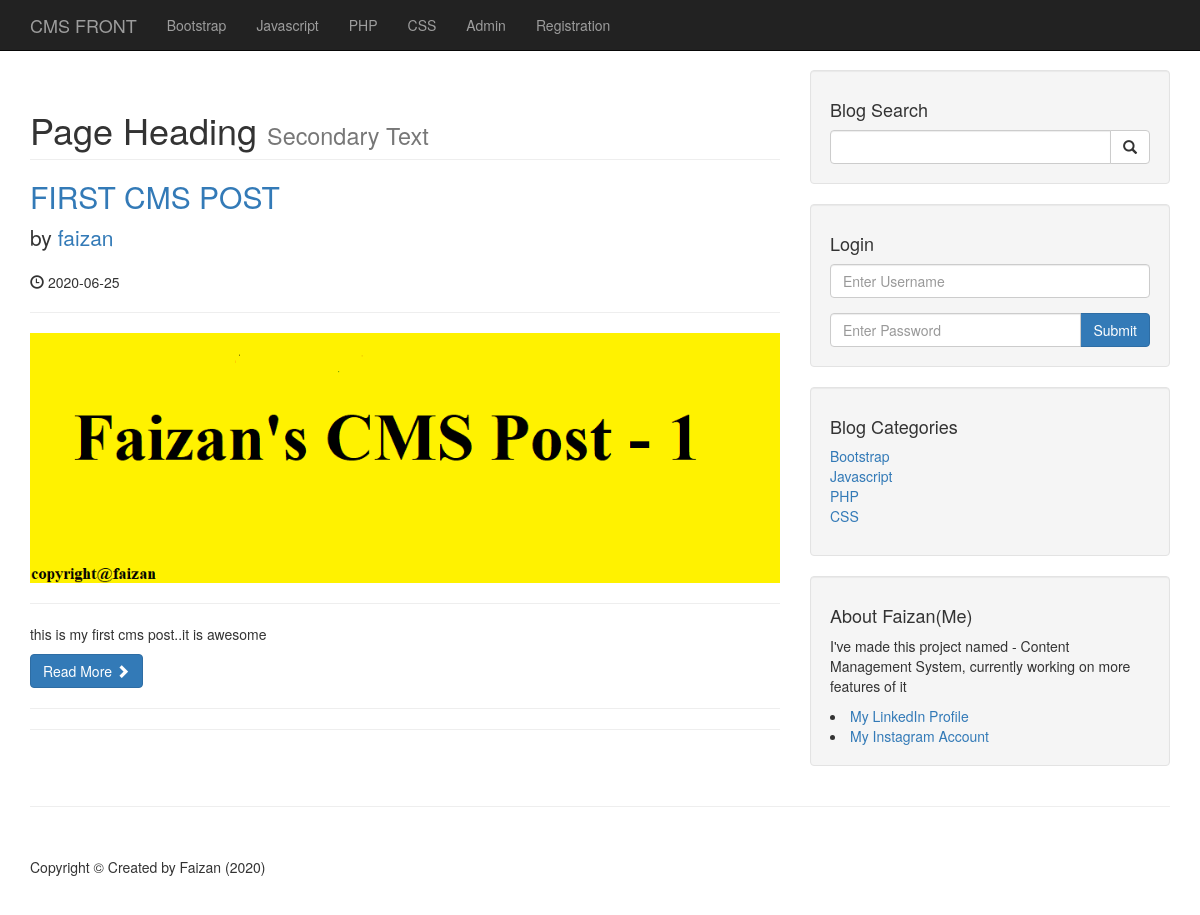
The app's page /category.php?category=3 with its own data.
### tables this page shows
CREATE TABLE `categories` (
  `cat_id` int(4) NOT NULL,
  `cat_title` varchar(255) NOT NULL
);

CREATE TABLE `posts` (
  `post_id` int(4) NOT NULL,
  `post_category_id` int(4) NOT NULL,
  `post_title` varchar(255) NOT NULL,
  `post_author` varchar(255) NOT NULL,
  `post_date` date NOT NULL,
  `post_image` text NOT NULL,
  `post_content` text NOT NULL,
  `post_tags` varchar(255) NOT NULL,
  `post_comment_count` int(11) NOT NULL,
  `post_status` varchar(255) NOT NULL DEFAULT 'draft'
);

### category.php (the view, shortened to what this page needs)
<?php include "all_includes/header.php" ?>
    <?php include "all_includes/navigation.php" ?>
    <div class="container">
        <div class="row">
            <div class="col-md-8">
<?php
if(isset($_GET['category']))
{
    $post_category_id = $_GET['category'];
}
$query="select * from posts where post_category_id = $post_category_id";
$select_posts=mysqli_query($connection,$query);
while ($row=mysqli_fetch_assoc($select_posts))
{
    $post_id=$row['post_id'];
    $post_title=$row['post_title'];
    $post_author=$row['post_author'];
    $post_date=$row['post_date'];
    $post_image=$row['post_image'];
    $post_content=substr($row['post_content'],0,100);
?>
                <h1 class="page-header">
                    Page Heading
                    <small>Secondary Text</small>
                </h1>
                <h2>
                    <a href="post.php?p_id= <?php echo $post_id; ?>"> <?php echo $post_title; ?></a>
                </h2>
                <p class="lead">
                    by <a href="index.php"><?php echo $post_author; ?></a>
                </p>
                <p><span class="glyphicon glyphicon-time"></span> <?php echo $post_date; ?></p>
                <hr>
                <img class="img-responsive"
                src="all_includes/images/<?php echo $post_image;?>"
                 alt='image'>
                <hr>
                <p><?php echo $post_content; ?></p>
                <a class="btn btn-primary" href="#">Read More <span class="glyphicon glyphicon-chevron-right"></span></a>
                <hr>
                <hr>
<?php } ?>
            </div>
            <?php include "all_includes/sidebar.php" ?>
        </div>
        <hr>
 <?php include "all_includes/footer.php" ?>

### all_includes/navigation.php (shortened to what this page needs)
   <nav class="navbar navbar-inverse navbar-fixed-top" role="navigation">
        <div class="container">
            <div class="navbar-header">
                <a class="navbar-brand"
                href="index.php"> CMS FRONT </a>
            </div>
            <div class="collapse navbar-collapse" id="bs-example-navbar-collapse-1">
                <ul class="nav navbar-nav">
 <?php
$query="select * from categories";
$select_categories=mysqli_query($connection,$query);
while($row=mysqli_fetch_assoc($select_categories))
{
    $cat_title=$row['cat_title'];
    echo "<li><a href='#'>{$cat_title}</a></li>";
}
?>
                    <li>
                        <a href="admin">Admin</a>
                    </li>
                     <li>
                        <a href="registration.php">Registration</a>
                    </li>
                </ul>
            </div>
        </div>
    </nav>

### all_includes/sidebar.php
 <div class="col-md-4">
                <div class="well">
                    <h4>Blog Search</h4>
                    <form action="search.php" method="post">
                    <div class="input-group">
                        <input name="search" type="text" class="form-control">
                        <span class="input-group-btn">
                            <button name="submit" class="btn btn-default" type="submit">
                                <span class="glyphicon glyphicon-search"></span>
                        </button>
                        </span>
                    </div>
                </form>
                </div>
<div class="well">
<h4>Login</h4>
     <form action="all_includes/login.php" method="post">
      <div class="form-group">
      <input name="username" type="text"
          class="form-control" placeholder="Enter Username">
</div>
<div class="input-group">
      <input name="password" type="password"
          class="form-control" placeholder="Enter Password">
          <span class="input-group-btn">
            <button class="btn btn-primary" name="login" type ="submit">
                Submit
            </button>
          </span>
</div>
</form>
</div>
                <div class="well">
<?php
$query="select * from categories";
$select_categories_sidebar=mysqli_query($connection,$query);
?>
                    <h4>Blog Categories</h4>
                    <div class="row">
                        <div class="col-lg-12">
                            <ul class="list-unstyled">
<?php
while($row=mysqli_fetch_assoc($select_categories_sidebar))
{
$cat_title=$row['cat_title'];
$cat_id=$row['cat_id'];
echo "<li><a href='category.php?category=$cat_id'>{$cat_title}</a></li>";
}
?>
                            </ul>
                        </div>
                    </div>
                </div>
                <?php include "widget.php"; ?>
            </div>

### css/blog-home.css (style rules this page uses)
body { padding-top: 70px; }

### records on screen
categories: cat_title "Bootstrap"
categories: cat_title "Javascript"
categories: cat_title "PHP"
categories: cat_title "CSS"
posts: post_title "FIRST CMS POST", post_author "faizan", post_date "2020-06-25", post_image (picture), post_content "this is my first cms post..it is awesome"
